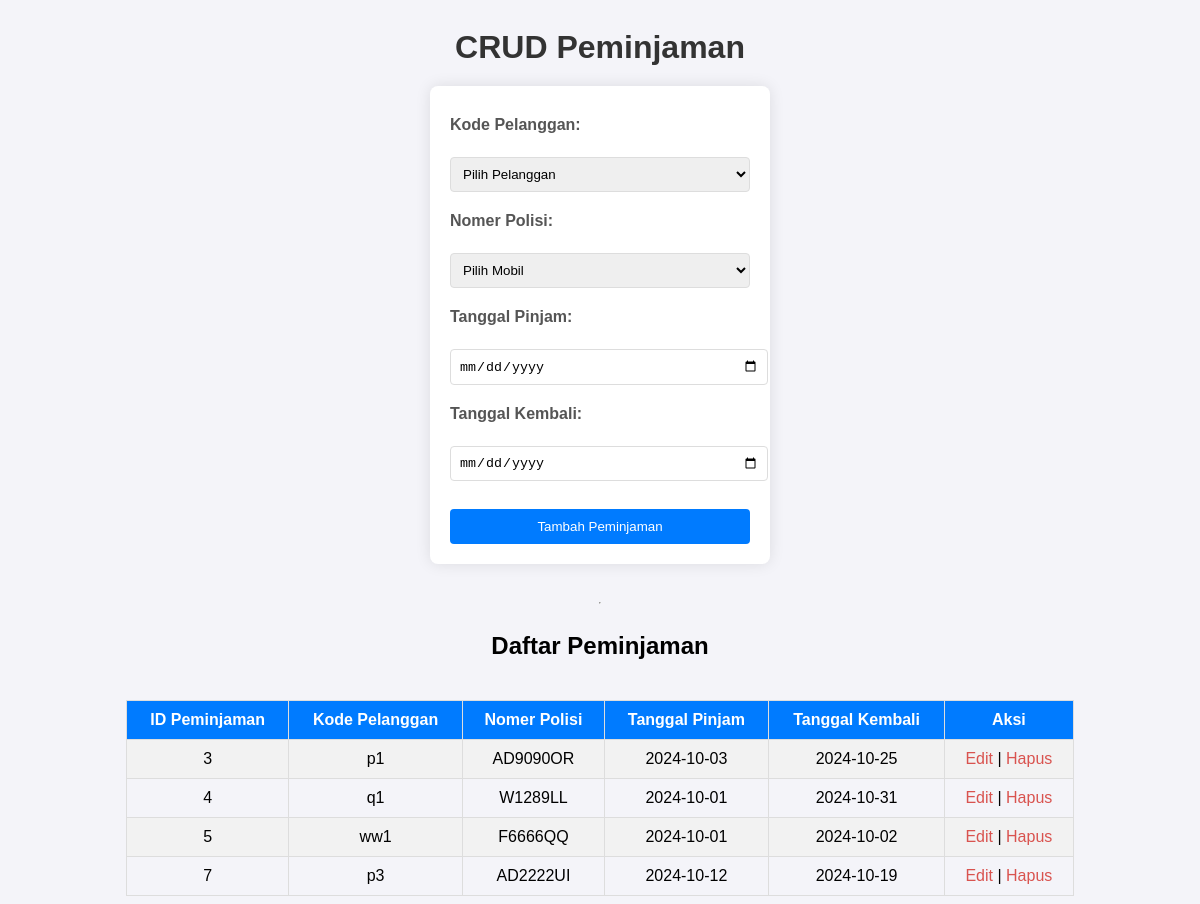
Screenshot of /peminjaman.php with the database file from the repository.
### tables this page shows
CREATE TABLE `peminjaman` (
  `id_pinjam` int(11) NOT NULL,
  `nopol` varchar(8) NOT NULL,
  `kode_pelanggan` varchar(4) NOT NULL,
  `tgl_pinjam` date NOT NULL,
  `tgl_kembali` date NOT NULL
);

### peminjaman.php (the view, shortened to what this page needs)
<?php
include 'db.php';
?>
<!DOCTYPE html>
<html lang="en">
<head>
</head>
<body>
    <h1>CRUD Peminjaman</h1>
    <form method="POST">
        <label>Kode Pelanggan:</label><br>
        <select name="kode_pelanggan" required>
            <option value="">Pilih Pelanggan</option>
        </select><br>
        <label>Nomer Polisi:</label><br>
        <select name="nopol" required>
            <option value="">Pilih Mobil</option>
        </select><br>
        <label>Tanggal Pinjam:</label><br>
        <input type="date" name="tgl_pinjam" required value="<?= isset($edit_data) ? $edit_data['tgl_pinjam'] : ''; ?>"><br>
        <label>Tanggal Kembali:</label><br>
        <input type="date" name="tgl_kembali" required value="<?= isset($edit_data) ? $edit_data['tgl_kembali'] : ''; ?>"><br><br>
        <button type="submit" name="<?= isset($edit_data) ? 'update' : 'tambah'; ?>">
            <?= isset($edit_data) ? 'Update Peminjaman' : 'Tambah Peminjaman'; ?>
        </button>
    </form>
    <hr>
    <h2>Daftar Peminjaman</h2>
    <table border="1" cellpadding="10" cellspacing="0">
        <tr>
            <th>ID Peminjaman</th>
            <th>Kode Pelanggan</th>
            <th>Nomer Polisi</th>
            <th>Tanggal Pinjam</th>
            <th>Tanggal Kembali</th>
            <th>Aksi</th>
        </tr>
        <?php
        $result = mysqli_query($koneksi, "SELECT * FROM peminjaman");
        while ($row = mysqli_fetch_assoc($result)) :
        ?>
        <tr>
            <td><?= $row['id_pinjam']; ?></td>
            <td><?= $row['kode_pelanggan']; ?></td>
            <td><?= $row['nopol']; ?></td>
            <td><?= $row['tgl_pinjam']; ?></td>
            <td><?= $row['tgl_kembali']; ?></td>
            <td>
                <a href="peminjaman.php?edit=<?= $row['id_pinjam']; ?>">Edit</a> |
                <a href="peminjaman.php?hapus=<?= $row['id_pinjam']; ?>"
                   onclick="return confirm('Yakin ingin menghapus peminjaman ini?');">Hapus</a>
            </td>
        </tr>
        <?php endwhile; ?>
    </table>
</body>
</html>

### peminjaman.php (style rules this page uses)
body { font-family: Arial, sans-serif; background-color: #f4f4f9; display: flex; justify-content: center; align-items: center; flex-direction: column; }
h1 { color: #333; margin-bottom: 20px; }
form { background-color: #fff; padding: 20px; border-radius: 8px; box-shadow: 0px 0px 15px rgba(0, 0, 0, 0.1); width: 300px; margin-bottom: 30px; }
form label { font-weight: bold; margin-top: 10px; display: block; color: #555; }
form input[type="date"], form select { width: 100%; padding: 8px; margin-top: 5px; margin-bottom: 10px; border: 1px solid #ddd; border-radius: 4px; }
form button { background-color: #007bff; color: #fff; padding: 10px 15px; border: none; border-radius: 4px; cursor: pointer; width: 100%; }
table { width: 80%; border-collapse: collapse; margin-top: 20px; }
table, th, td { border: 1px solid #ddd; padding: 10px; text-align: center; }
table th { background-color: #007bff; color: white; }
table tr:nth-child(even) { background-color: #f2f2f2; }
a { color: #d9534f; text-decoration: none; }

### rows the page displays
peminjaman: id_pinjam "3", kode_pelanggan "p1", nopol "AD9090OR", tgl_pinjam "2024-10-03", tgl_kembali "2024-10-25"
peminjaman: id_pinjam "4", kode_pelanggan "q1", nopol "W1289LL", tgl_pinjam "2024-10-01", tgl_kembali "2024-10-31"
peminjaman: id_pinjam "5", kode_pelanggan "ww1", nopol "F6666QQ", tgl_pinjam "2024-10-01", tgl_kembali "2024-10-02"
peminjaman: id_pinjam "7", kode_pelanggan "p3", nopol "AD2222UI", tgl_pinjam "2024-10-12", tgl_kembali "2024-10-19"
